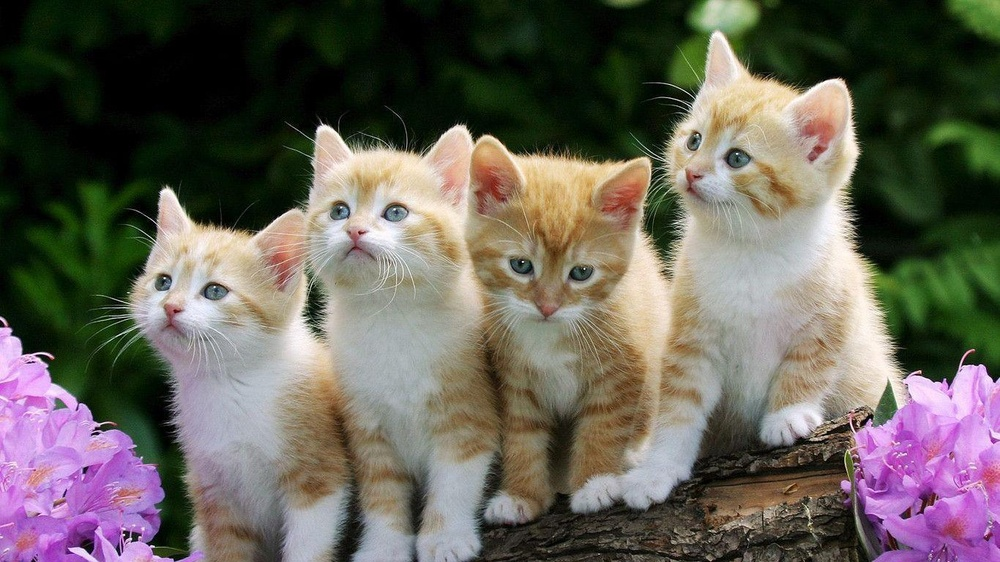
#> input picture cats.jpg, 1000 x 562 px, shrunk from 1366 x 768 before the run, found by its file name
$ python Expand_BBOX.py
#> lines starting #> are read from the running program, lines starting #| are printed output that depends on the picture; after the words box and inside, x2 and y2 are one past the last pixel; in counts of white or black regions, pixels touching at a corner belong together
import cv2
import numpy as np

path = r'C:\Users\C21941\PycharmProjects\Open_CV_Tests3\assets\cats.jpg'
img = cv2.imread(path)
#> img is the input picture: shape (562, 1000, 3); mean B, G, R 88.8, 97.6, 102.5
canvas = img.copy()

## set and crop the ROI
x,y,w,h = bbox = (200, 300, 200, 200)

#            (Image, Start Point, End point, color, line thickness)
cv2.rectangle(canvas, (x,y), (x+w,y+h), (0,0,255), 2)
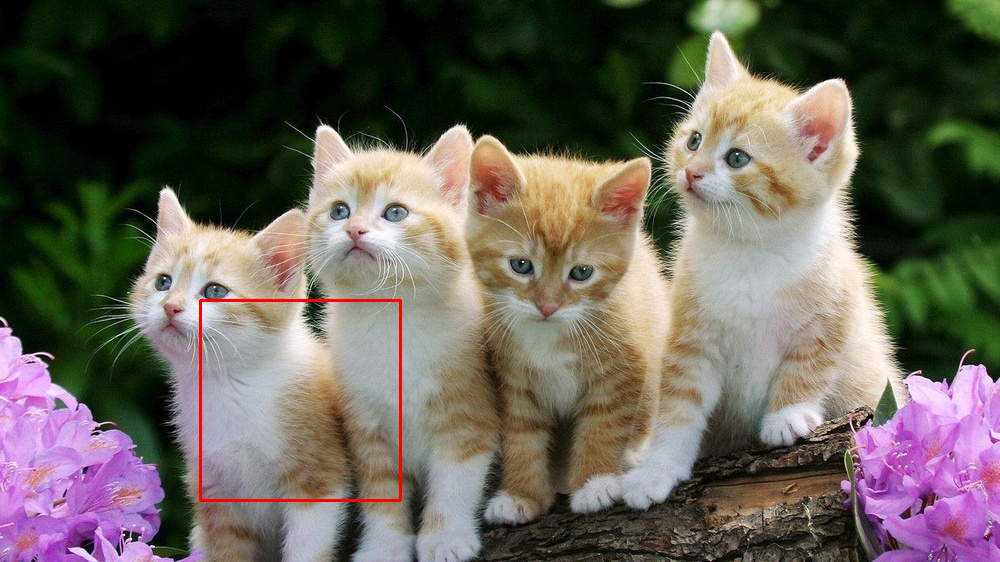
#> canvas: shape (562, 1000, 3); 0.43% of pixels changed, all inside (x1, y1, x2, y2) = (199, 299, 402, 502)
cropped = img[y:y+h, x:x+w]
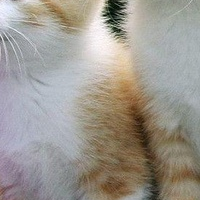
#> cropped: shape (200, 200, 3); mean B, G, R 144.3, 151.9, 157.1
cv2.imshow("cropped", cropped)

## get the center and the radius
cx = x+w//2
cy = y+h//2
cr = max(w,h)//2

## set offset, repeat enlarger ROI
dr = 10
for i in range(0,4):
    r = cr+i*dr
    cv2.rectangle(canvas, (cx-r, cy-r), (cx+r, cy+r), (0,255,0), 1)
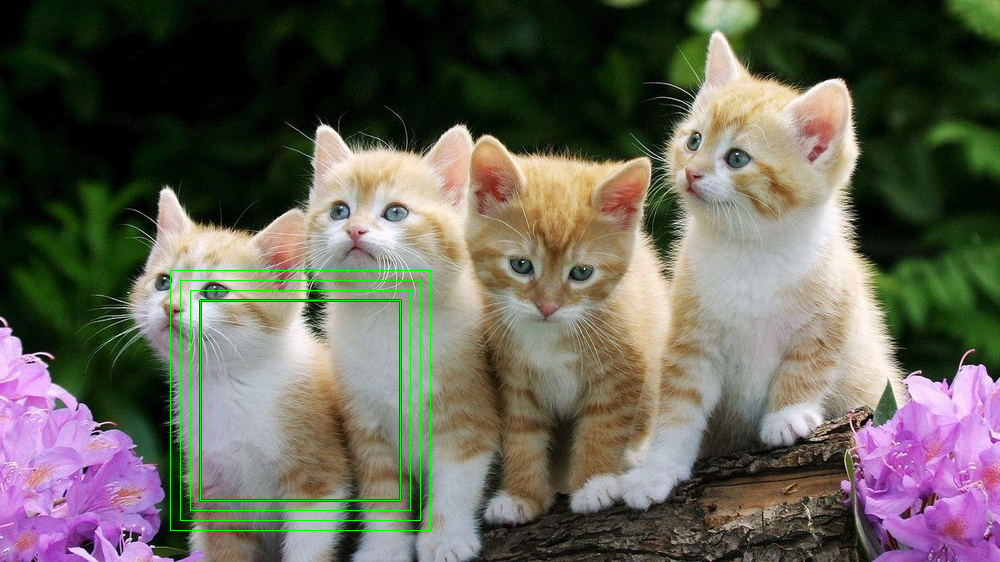
#> canvas: shape (562, 1000, 3); 0.65% of pixels changed, all inside (x1, y1, x2, y2) = (170, 270, 431, 531)

cv2.imshow("source", canvas)
cv2.waitKey()
cv2.destroyAllWindows()
